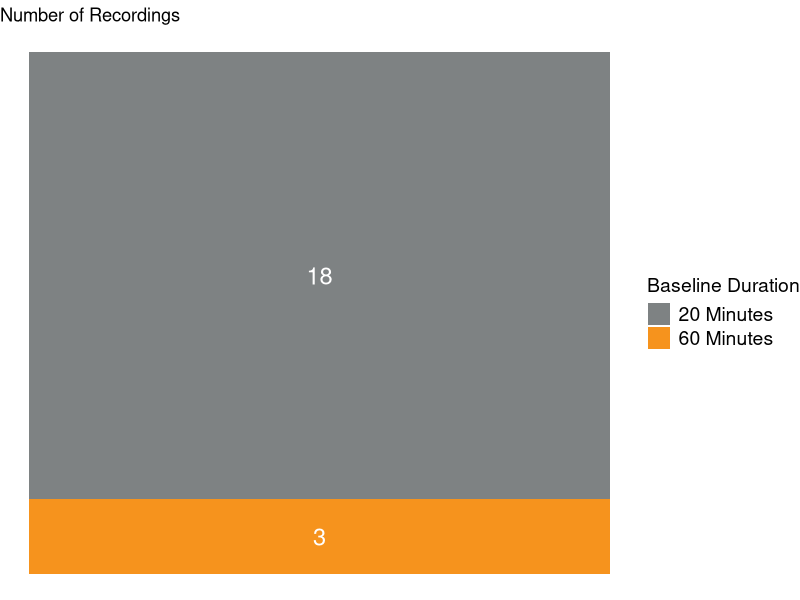
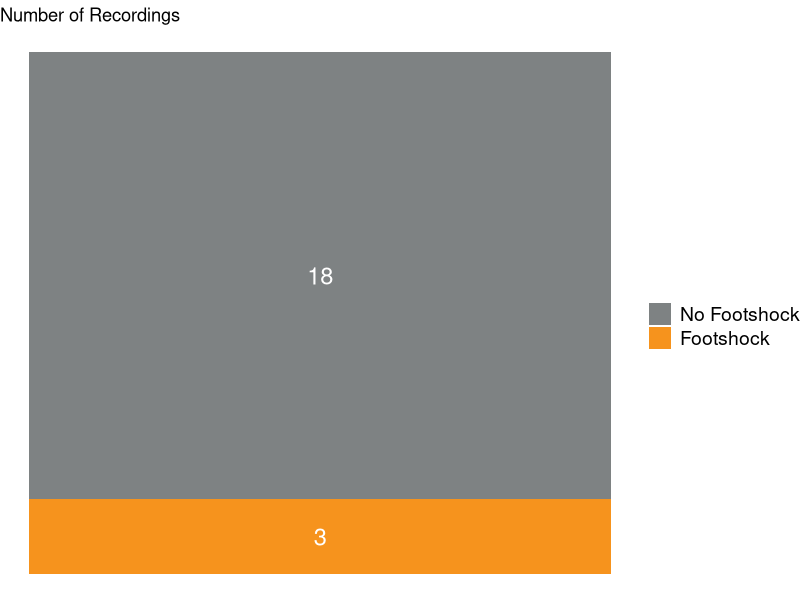
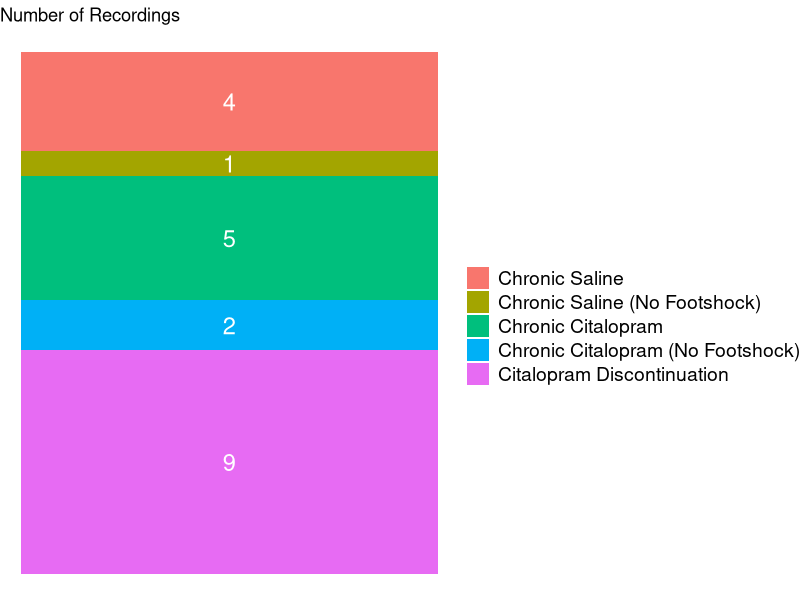

These charts were generated, in order, by the following R code:
library(tidyverse)


colors <- c(
  "FALSE"="#7E8283",
  "TRUE"="#F6931D",
  "HAMILTON"="#00B34E",
  "CITWAY"="#806A9D"
)

df <- read_csv(file.path("data", "baseline.csv")) %>%
  filter(group_name %in% c("chronic_citalopram", 
                           "chronic_saline", 
                           "chronic_saline_", 
                           "citalopram_continuation", 
                           "citalopram_discontinuation"),
         cluster != "no_baseline") %>%
  mutate(group_name = factor(group_name, levels=c("chronic_saline", 
                                                  "chronic_saline_", 
                                                  "citalopram_continuation",
                                                  "chronic_citalopram",
                                                  "citalopram_discontinuation"),
                             labels=c("Chronic Saline", "Chronic Saline (No Footshock)",
                                      "Chronic Citalopram", "Chronic Citalopram (No Footshock)",
                                      "Citalopram Discontinuation")))


df %>%
  select(session_name, experiment_name) %>%
  distinct() %>%
  mutate(has_one_hour = experiment_name != "HAMILTON") %>%
  group_by(has_one_hour) %>%
  summarise(count=n()) %>%
  mutate(pct=count/sum(count) * 100) %>%
  ggplot(aes(x=1, y=pct, fill=has_one_hour)) +
  geom_bar(position=position_stack(), stat="identity", width=2) + 
  geom_text(aes(label=count), 
            position=position_stack(vjust=0.5), 
            size=6, 
            color="white") +
  scale_fill_manual(values=colors,
                    labels=c("20 Minutes", "60 Minutes"),
                    name="Baseline Duration") +  
  ggtitle("Number of Recordings") +
  theme_void() +
  theme(legend.title=element_text(size=14), 
        legend.text=element_text(size=14),
  )


df %>%
  select(session_name, experiment_name) %>%
  distinct() %>%
  mutate(has_one_hour = experiment_name != "HAMILTON") %>%
  group_by(has_one_hour) %>%
  summarise(count=n()) %>%
  mutate(pct=count/sum(count) * 100) %>%
  ggplot(aes(x=1, y=pct, fill=has_one_hour)) +
  geom_bar(position=position_stack(), stat="identity", width=2) + 
  geom_text(aes(label=count), 
            position=position_stack(vjust=0.5), 
            size=6, 
            color="white") +
  scale_fill_manual(values=colors,
                    labels=c("No Footshock", "Footshock"),
                    name="") +  
  ggtitle("Number of Recordings") +
  theme_void() +
  theme(legend.title=element_text(size=14), 
        legend.text=element_text(size=14),
  )

df %>%
  select(session_name, group_name) %>%
  distinct() %>%
  count(group_name) %>%
  ggplot(aes(x=1, y=n, fill=group_name)) +
  geom_bar(position=position_stack(), stat="identity", width=2) + 
  geom_text(aes(label=n), 
            position=position_stack(vjust=0.5), 
            size=6, 
            color="white") +
  scale_fill_discrete(name="") +
  ggtitle("Number of Recordings") +
  theme_void() +
  theme(legend.title=element_text(size=14), 
        legend.text=element_text(size=14),
  )
